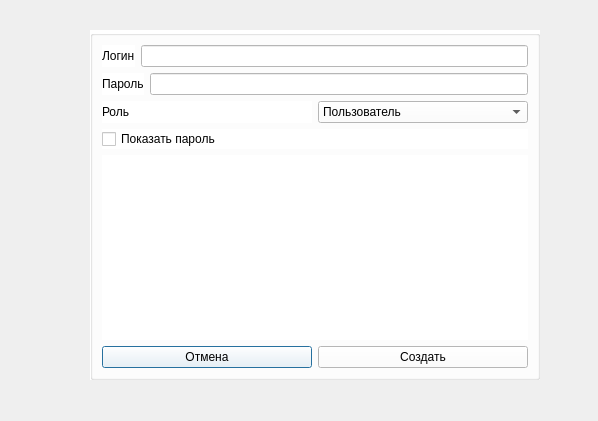
<?xml version="1.0" encoding="UTF-8"?>
<ui version="4.0">
 <class>AddUserDialog</class>
 <widget class="QDialog" name="AddUserDialog">
  <property name="geometry">
   <rect>
    <x>0</x>
    <y>0</y>
    <width>598</width>
    <height>421</height>
   </rect>
  </property>
  <property name="windowTitle">
   <string>Dialog</string>
  </property>
  <widget class="QGroupBox" name="groupBox">
   <property name="geometry">
    <rect>
     <x>90</x>
     <y>30</y>
     <width>450</width>
     <height>350</height>
    </rect>
   </property>
   <property name="minimumSize">
    <size>
     <width>400</width>
     <height>300</height>
    </size>
   </property>
   <property name="styleSheet">
    <string notr="true">background: white</string>
   </property>
   <property name="title">
    <string/>
   </property>
   <layout class="QVBoxLayout" name="verticalLayout_2">
    <item>
     <layout class="QHBoxLayout" name="horizontalLayout">
      <item>
       <widget class="QLabel" name="usernameLabel">
        <property name="text">
         <string>Логин</string>
        </property>
        <property name="alignment">
         <set>Qt::AlignLeading|Qt::AlignLeft|Qt::AlignVCenter</set>
        </property>
       </widget>
      </item>
      <item>
       <widget class="QLineEdit" name="usernameEdit">
        <property name="enabled">
         <bool>true</bool>
        </property>
        <property name="text">
         <string/>
        </property>
       </widget>
      </item>
     </layout>
    </item>
    <item>
     <layout class="QHBoxLayout" name="horizontalLayout_3">
      <item>
       <widget class="QLabel" name="passwordLabel">
        <property name="text">
         <string>Пароль</string>
        </property>
        <property name="alignment">
         <set>Qt::AlignLeading|Qt::AlignLeft|Qt::AlignVCenter</set>
        </property>
       </widget>
      </item>
      <item>
       <widget class="QLineEdit" name="passwordEdit">
        <property name="enabled">
         <bool>true</bool>
        </property>
        <property name="text">
         <string/>
        </property>
        <property name="echoMode">
         <enum>QLineEdit::Password</enum>
        </property>
       </widget>
      </item>
     </layout>
    </item>
    <item>
     <layout class="QHBoxLayout" name="horizontalLayout_4">
      <item>
       <widget class="QLabel" name="roleLabel">
        <property name="text">
         <string>Роль</string>
        </property>
        <property name="alignment">
         <set>Qt::AlignLeading|Qt::AlignLeft|Qt::AlignVCenter</set>
        </property>
       </widget>
      </item>
      <item>
       <widget class="QComboBox" name="roleCombo">
        <item>
         <property name="text">
          <string>Пользователь</string>
         </property>
        </item>
        <item>
         <property name="text">
          <string>Оператор</string>
         </property>
        </item>
        <item>
         <property name="text">
          <string>Модератор</string>
         </property>
        </item>
        <item>
         <property name="text">
          <string>Администратор</string>
         </property>
        </item>
       </widget>
      </item>
     </layout>
    </item>
    <item>
     <widget class="QCheckBox" name="showPasswordCheckbox">
      <property name="text">
       <string>Показать пароль</string>
      </property>
     </widget>
    </item>
    <item>
     <widget class="QLabel" name="errorLabel">
      <property name="enabled">
       <bool>true</bool>
      </property>
      <property name="sizePolicy">
       <sizepolicy hsizetype="Expanding" vsizetype="Minimum">
        <horstretch>0</horstretch>
        <verstretch>0</verstretch>
       </sizepolicy>
      </property>
      <property name="text">
       <string/>
      </property>
      <property name="scaledContents">
       <bool>false</bool>
      </property>
      <property name="alignment">
       <set>Qt::AlignCenter</set>
      </property>
     </widget>
    </item>
    <item>
     <layout class="QHBoxLayout" name="horizontalLayout_5">
      <item>
       <widget class="QPushButton" name="cancelButton">
        <property name="text">
         <string>Отмена</string>
        </property>
       </widget>
      </item>
      <item>
       <widget class="QPushButton" name="createButton">
        <property name="text">
         <string>Создать</string>
        </property>
       </widget>
      </item>
     </layout>
    </item>
   </layout>
  </widget>
 </widget>
 <resources/>
 <connections/>
</ui>
